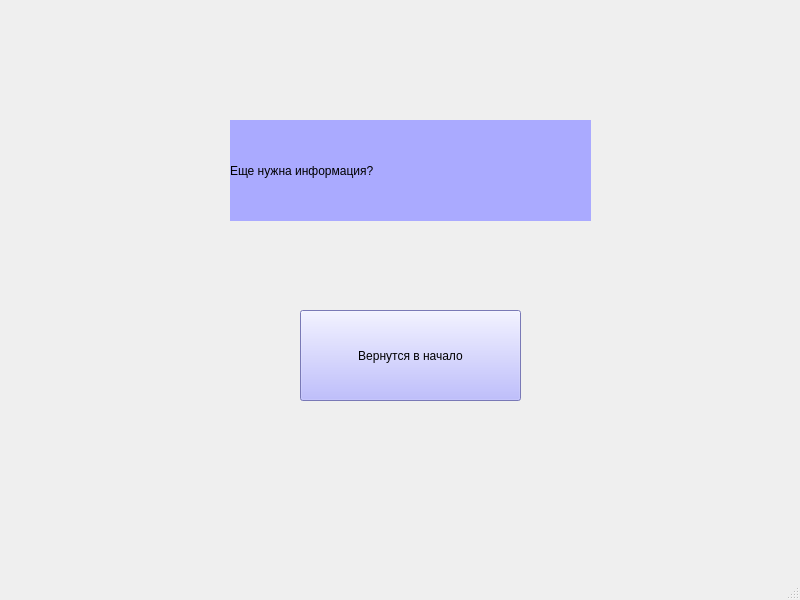
<?xml version="1.0" encoding="UTF-8"?>
<ui version="4.0">
 <class>mainWindow</class>
 <widget class="QMainWindow" name="mainWindow">
  <property name="geometry">
   <rect>
    <x>0</x>
    <y>0</y>
    <width>800</width>
    <height>600</height>
   </rect>
  </property>
  <property name="windowTitle">
   <string>TheScienceInPersons</string>
  </property>
  <widget class="QWidget" name="centralwidget">
   <widget class="QPushButton" name="btn">
    <property name="geometry">
     <rect>
      <x>300</x>
      <y>310</y>
      <width>221</width>
      <height>91</height>
     </rect>
    </property>
    <property name="styleSheet">
     <string notr="true">font: 11pt &quot;MS Shell Dlg 2&quot;;
background-color: rgb(170, 170, 255);</string>
    </property>
    <property name="text">
     <string>Вернутся в начало</string>
    </property>
    <property name="shortcut">
     <string>Return</string>
    </property>
   </widget>
   <widget class="QLabel" name="label">
    <property name="geometry">
     <rect>
      <x>230</x>
      <y>120</y>
      <width>361</width>
      <height>101</height>
     </rect>
    </property>
    <property name="styleSheet">
     <string notr="true">font: 18pt &quot;MS Shell Dlg 2&quot;;
background-color: rgb(170, 170, 255);</string>
    </property>
    <property name="text">
     <string>Еще нужна информация?</string>
    </property>
   </widget>
  </widget>
  <widget class="QMenuBar" name="menubar">
   <property name="geometry">
    <rect>
     <x>0</x>
     <y>0</y>
     <width>800</width>
     <height>26</height>
    </rect>
   </property>
  </widget>
  <widget class="QStatusBar" name="statusbar"/>
 </widget>
 <resources/>
 <connections/>
</ui>
